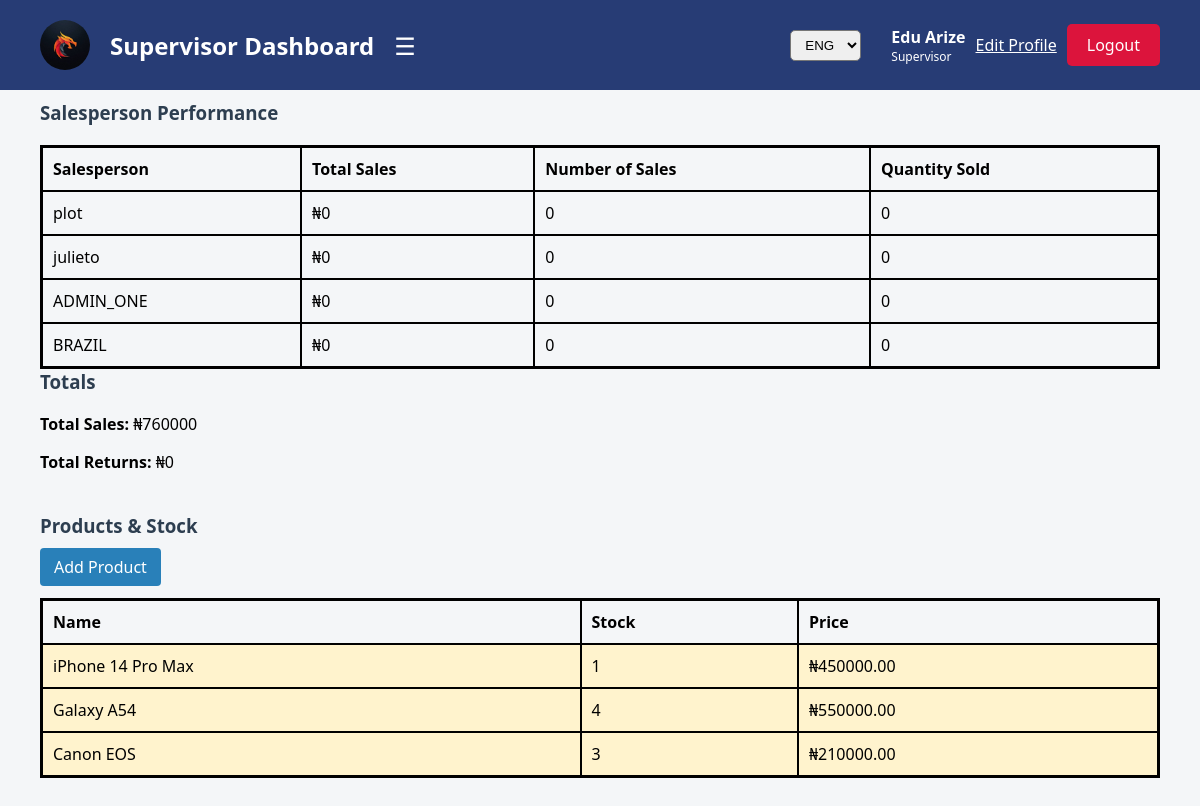
The page /pos/supervisor-dashboard/ (signed in) on the database as committed earlier.
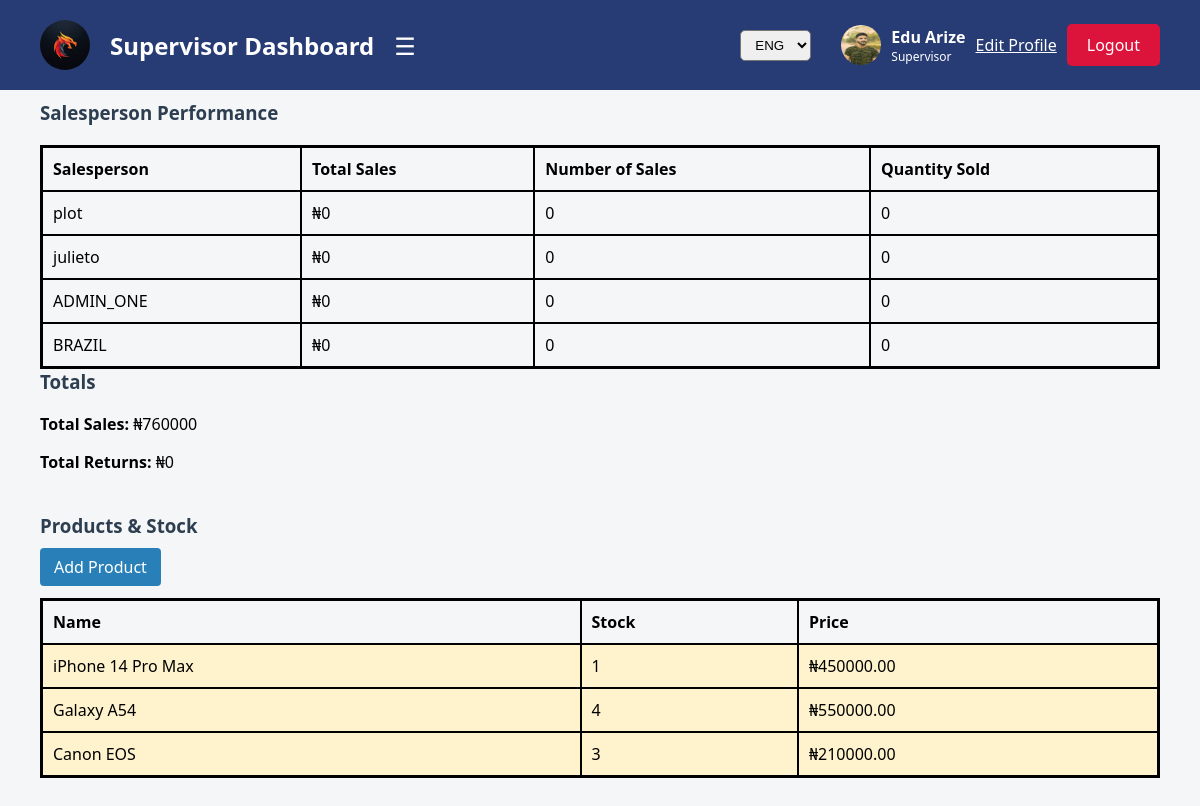
The same page on the database as committed later.
### users/models.py (models this page shows, shortened)
class CustomUser(AbstractUser):
    ROLE_CHOICES = [
        ('manager', 'Manager'),
        ('supervisor', 'Supervisor'),
        ('salesperson', 'Salesperson'),
    ]
    role = models.CharField(max_length=20, choices=[('supervisor', 'Supervisor'), ('salesperson', 'Salesperson')])
    is_approved = models.BooleanField(default=False)  # Only approved users can log in
    profile_picture = models.ImageField(upload_to='profile_pics/', null=True, blank=True)

### pos/views.py (the view, shortened to what this page needs)
# urls.py: path('supervisor-dashboard/', views.supervisor_dashboard, name='supervisor_dashboard'),
@login_required
def supervisor_dashboard(request):
    if not hasattr(request.user, 'role') or request.user.role != 'supervisor':
        return redirect('users:login')
    salespersons = CustomUser.objects.filter(role='salesperson')
    performance = []
    for sp in salespersons:
        sales = Sale.objects.filter(cashier=sp)
        total_sales = sales.aggregate(total=Sum('total'))['total'] or 0
        num_sales = sales.count()
        total_quantity = SaleItem.objects.filter(sale__cashier=sp).aggregate(qty=Sum('quantity'))['qty'] or 0
        performance.append({
            'salesperson': sp,
            'total_sales': total_sales,
            'num_sales': num_sales,
            'total_quantity': total_quantity,
        })
    performance.sort(key=lambda x: x['total_sales'], reverse=True)
    total_sales = Sale.objects.aggregate(total=Sum('total'))['total'] or 0
    total_returns = SalesReturn.objects.aggregate(total=Sum('amount'))['total'] or 0
    products = Product.objects.all()
    recent_returns = SalesReturn.objects.select_related('sale', 'sale__customer').order_by('-sale__timestamp')[:10]
    site_settings = SiteSettings.objects.first()
    menus_qs = Menu.objects.prefetch_related('submenus').order_by('order')
    menus = []
    for menu in menus_qs:
        submenu_items = list(menu.submenus.all())  # existing submenus from DB
        menus.append({
            'id': menu.id,
            'name': menu.name,
            'submenus': submenu_items
        })
    return render(request, 'pos/supervisor_dashboard.html', {
        'performance': performance,
        'total_sales': total_sales,
        'total_returns': total_returns,
        'products': products,
        'recent_returns': recent_returns,
        'site_settings': site_settings,
        'menus': menus,
    })

### pos/context_processors.py (called while the page is built)
def ui_settings_context(request):  # ✅ Rename to match settings.py
    return {
        'ui_settings': UISettings.objects.first()
    }

def country_list(request):
    countries = Country.objects.all()
    return {'countries': countries}

### pos/templates/pos/supervisor_dashboard.html (shortened to what this page needs)
<!DOCTYPE html>
<html>
{% load static %}
<head>
</head>
<body>
<div class="header">
    <div style="display: flex; align-items: center;">
        {% if site_settings and site_settings.logo %}
            <img src="{{ site_settings.logo.url }}" alt="Logo" style="height: 50px; border-radius: 50%; margin-right: 20px;">
        {% endif %}
        <h1>Supervisor Dashboard</h1>
        <span class="menu-toggle" onclick="toggleSidebar()">☰</span>
    </div>
    <div style="display: flex; align-items: center; gap: 20px;">
        <select style="padding: 6px 10px; border-radius: 5px; margin-right: 10px;">
            <option>ENG</option>
        </select>
        <div style="display: flex; align-items: center; gap: 10px;">
            {% if request.user.profile_picture %}
                <img src="{{ request.user.profile_picture.url }}" alt="Profile" style="width: 40px; height: 40px; border-radius: 50%;">
            {% endif %}
            <div>
                <div style="font-weight: bold;">{{ request.user.get_full_name|default:request.user.username }}</div>
                <div style="font-size: 12px;">{{ request.user.role|capfirst }}</div>
            </div>
            <a href="{% url 'users:profile_edit' %}" style="color: white;">Edit Profile</a>
            <a href="{% url 'users:logout' %}" class="logout">Logout</a>
        </div>
    </div>
</div>
<main id="content-wrapper">
    <div id="main-content-with-performance">
        <div id="salesperson-performance" style="margin-bottom: 40px;">
            <h3>Salesperson Performance</h3>
            <table>
                <thead>
                    <tr>
                        <th>Salesperson</th>
                        <th>Total Sales</th>
                        <th>Number of Sales</th>
                        <th>Quantity Sold</th>
                    </tr>
                </thead>
                <tbody>
                {% for p in performance %}
                    <tr>
                        <td>{{ p.salesperson.username }}</td>
                        <td>₦{{ p.total_sales }}</td>
                        <td>{{ p.num_sales }}</td>
                        <td>{{ p.total_quantity }}</td>
                    </tr>
                {% empty %}
                    <tr><td colspan="4">No salespersons found.</td></tr>
                {% endfor %}
                </tbody>
            </table>
            <h3>Totals</h3>
            <p><strong>Total Sales:</strong> ₦{{ total_sales }}</p>
            <p><strong>Total Returns:</strong> ₦{{ total_returns }}</p>
        </div>
        <h3>Products & Stock</h3>
        <a class="button" href="{% url 'inventory:add_product' %}">Add Product</a>
        <table>
            <thead>
                <tr>
                    <th>Name</th>
                    <th>Stock</th>
                    <th>Price</th>
                </tr>
            </thead>
            <tbody>
            {% for product in products %}
                <tr class="{% if product.quantity < 10 %}low-stock{% endif %}">
                    <td>{{ product.name }}</td>
                    <td>{{ product.quantity }}</td>
                    <td>₦{{ product.price }}</td>
                </tr>
            {% empty %}
                <tr><td colspan="3">No products found.</td></tr>
            {% endfor %}
            </tbody>
        </table>
    </div>
</main>
</body>
</html>

Rows that differ between the two databases and show on the page:
changed CustomUser "Edu Arize": user.profile_picture: picture added
